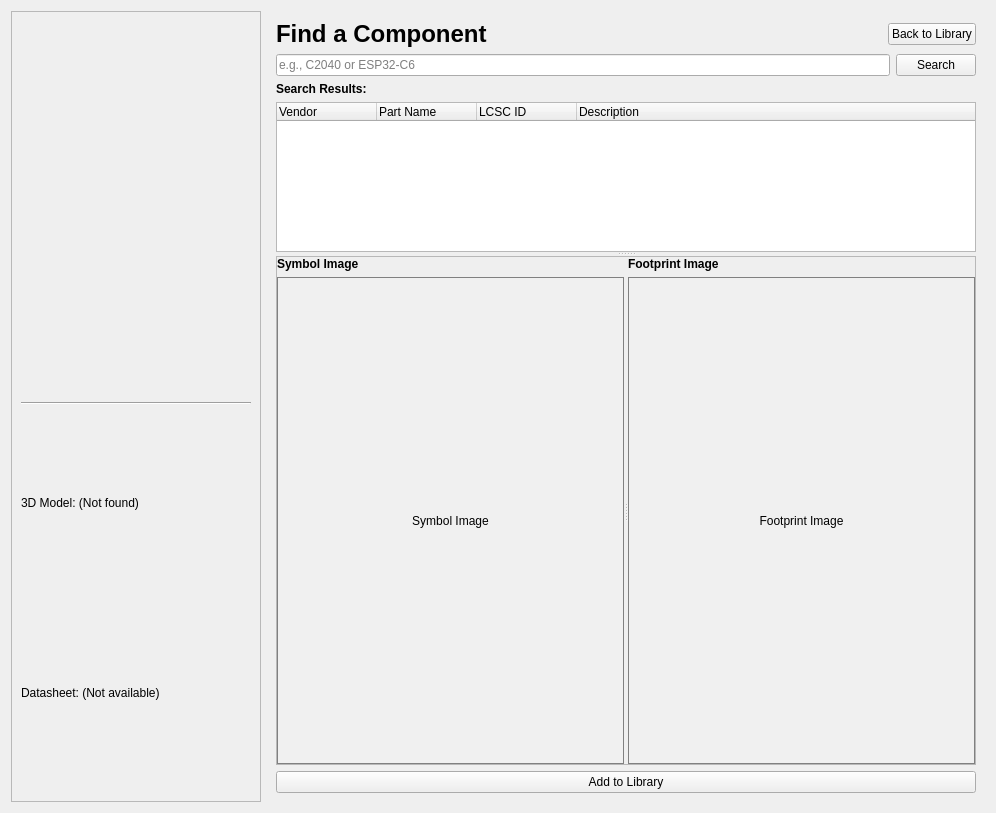
<?xml version="1.0" encoding="UTF-8"?>
<ui version="4.0">
 <class>SearchPage</class>
 <widget class="QWidget" name="SearchPage">
  <property name="geometry">
   <rect>
    <x>0</x>
    <y>0</y>
    <width>996</width>
    <height>813</height>
   </rect>
  </property>
  <property name="windowTitle">
   <string>Form</string>
  </property>
  <layout class="QHBoxLayout" name="horizontalLayout_SearchPage" stretch="1,3">
   <item>
    <widget class="QFrame" name="contextFrame">
     <property name="minimumSize">
      <size>
       <width>250</width>
       <height>0</height>
      </size>
     </property>
     <property name="frameShape">
      <enum>QFrame::StyledPanel</enum>
     </property>
     <layout class="QVBoxLayout" name="verticalLayout_Context">
      <item>
       <widget class="PartInfoWidget" name="part_info_widget" native="true"/>
      </item>
      <item>
       <widget class="HeroImageWidget" name="hero_image_widget" native="true"/>
      </item>
      <item>
       <widget class="Line" name="line_datasheet">
        <property name="orientation">
         <enum>Qt::Horizontal</enum>
        </property>
       </widget>
      </item>
      <item>
       <widget class="QLabel" name="label_3dModelStatus">
        <property name="text">
         <string>3D Model: (Not found)</string>
        </property>
       </widget>
      </item>
      <item>
       <widget class="QLabel" name="datasheetLink">
        <property name="text">
         <string>Datasheet: (Not available)</string>
        </property>
        <property name="openExternalLinks">
         <bool>true</bool>
        </property>
       </widget>
      </item>
      <item>
       <spacer name="verticalSpacer">
        <property name="orientation">
         <enum>Qt::Vertical</enum>
        </property>
       </spacer>
      </item>
     </layout>
    </widget>
   </item>
   <item>
    <layout class="QVBoxLayout" name="verticalLayout_Search" stretch="0,0,0,1">
     <property name="spacing">
      <number>6</number>
     </property>
     <property name="leftMargin">
      <number>9</number>
     </property>
     <property name="topMargin">
      <number>9</number>
     </property>
     <property name="rightMargin">
      <number>9</number>
     </property>
     <property name="bottomMargin">
      <number>9</number>
     </property>
     <item>
      <layout class="QHBoxLayout" name="headerLayout">
       <item>
        <widget class="QLabel" name="label_SearchHeader">
         <property name="text">
          <string>&lt;h1&gt;Find a Component&lt;/h1&gt;</string>
         </property>
        </widget>
       </item>
       <item>
        <spacer name="horizontalSpacer">
         <property name="orientation">
          <enum>Qt::Horizontal</enum>
         </property>
         <property name="sizeHint" stdset="0">
          <size>
           <width>40</width>
           <height>20</height>
          </size>
         </property>
        </spacer>
       </item>
       <item>
        <widget class="QPushButton" name="back_to_library_button">
         <property name="text">
          <string>Back to Library</string>
         </property>
        </widget>
       </item>
      </layout>
     </item>
     <item>
      <layout class="QHBoxLayout" name="horizontalLayout_Search">
       <item>
        <widget class="QLineEdit" name="searchInput">
         <property name="placeholderText">
          <string>e.g., C2040 or ESP32-C6</string>
         </property>
        </widget>
       </item>
       <item>
        <widget class="QPushButton" name="button_Search">
         <property name="text">
          <string>Search</string>
         </property>
        </widget>
       </item>
      </layout>
     </item>
     <item>
      <widget class="QLabel" name="label_SearchResults">
       <property name="font">
        <font>
         <weight>75</weight>
         <bold>true</bold>
        </font>
       </property>
       <property name="text">
        <string>Search Results:</string>
       </property>
      </widget>
     </item>
     <item>
      <widget class="QSplitter" name="search_page_splitter">
       <property name="orientation">
        <enum>Qt::Vertical</enum>
       </property>
       <property name="childrenCollapsible">
        <bool>false</bool>
       </property>
       <widget class="QTreeWidget" name="searchResultsTree">
        <property name="toolTip">
         <string>Select a result to see details below. Double-click to start the review process.</string>
        </property>
        <property name="maximumSize">
         <size>
          <width>16777215</width>
          <height>150</height>
         </size>
        </property>
        <property name="minimumSize">
         <size>
          <width>0</width>
          <height>120</height>
         </size>
        </property>
        <column>
         <property name="text">
          <string>Vendor</string>
         </property>
        </column>
        <column>
         <property name="text">
          <string>Part Name</string>
         </property>
        </column>
        <column>
         <property name="text">
          <string>LCSC ID</string>
         </property>
        </column>
        <column>
         <property name="text">
          <string>Description</string>
         </property>
        </column>
       </widget>
       <widget class="QFrame" name="details_pane_frame">
        <property name="frameShape">
         <enum>QFrame::StyledPanel</enum>
        </property>
        <layout class="QHBoxLayout" name="horizontalLayout_details">
         <property name="leftMargin">
          <number>0</number>
         </property>
         <property name="topMargin">
          <number>0</number>
         </property>
         <property name="rightMargin">
          <number>0</number>
         </property>
         <property name="bottomMargin">
          <number>0</number>
         </property>
         <item>
          <widget class="QSplitter" name="symbol_footprint_splitter">
           <property name="orientation">
            <enum>Qt::Horizontal</enum>
           </property>
           <widget class="QWidget" name="symbol_pane" native="true">
            <layout class="QVBoxLayout" name="verticalLayout_symbol_pane">
             <item>
              <widget class="QLabel" name="image_symbol_label">
               <property name="font">
                <font>
                 <weight>75</weight>
                 <bold>true</bold>
                </font>
               </property>
               <property name="text">
                <string>Symbol Image</string>
               </property>
              </widget>
             </item>
             <item>
              <widget class="QLabel" name="image_symbol">
               <property name="sizePolicy">
                <sizepolicy hsizetype="Expanding" vsizetype="Expanding">
                 <horstretch>0</horstretch>
                 <verstretch>0</verstretch>
                </sizepolicy>
               </property>
               <property name="minimumSize">
                <size>
                 <width>250</width>
                 <height>250</height>
                </size>
               </property>
               <property name="styleSheet">
                <string>QLabel { border: 1px solid gray; background-color: #f0f0f0; }</string>
               </property>
               <property name="text">
                <string>Symbol Image</string>
               </property>
               <property name="alignment">
                <set>Qt::AlignCenter</set>
               </property>
              </widget>
             </item>
            </layout>
           </widget>
           <widget class="QWidget" name="footprint_pane" native="true">
            <layout class="QVBoxLayout" name="verticalLayout_footprint_pane">
             <item>
              <widget class="QLabel" name="image_footprint_label">
               <property name="font">
                <font>
                 <weight>75</weight>
                 <bold>true</bold>
                </font>
               </property>
               <property name="text">
                <string>Footprint Image</string>
               </property>
              </widget>
             </item>
             <item>
              <widget class="QLabel" name="image_footprint">
               <property name="sizePolicy">
                <sizepolicy hsizetype="Expanding" vsizetype="Expanding">
                 <horstretch>0</horstretch>
                 <verstretch>0</verstretch>
                </sizepolicy>
               </property>
               <property name="minimumSize">
                <size>
                 <width>250</width>
                 <height>250</height>
                </size>
               </property>
               <property name="styleSheet">
                <string>QLabel { border: 1px solid gray; background-color: #f0f0f0; }</string>
               </property>
               <property name="text">
                <string>Footprint Image</string>
               </property>
               <property name="alignment">
                <set>Qt::AlignCenter</set>
               </property>
              </widget>
             </item>
            </layout>
           </widget>
          </widget>
         </item>
        </layout>
       </widget>
      </widget>
     </item>
     <item>
      <widget class="QPushButton" name="add_to_library_button">
       <property name="text">
        <string>Add to Library</string>
       </property>
      </widget>
     </item>
    </layout>
   </item>
  </layout>
 </widget>
 <customwidgets>
  <customwidget>
   <class>PartInfoWidget</class>
   <extends>QWidget</extends>
   <header>ui.part_info_widget</header>
   <container>1</container>
  </customwidget>
  <customwidget>
   <class>HeroImageWidget</class>
   <extends>QWidget</extends>
   <header>ui.hero_image_widget</header>
   <container>1</container>
  </customwidget>
 </customwidgets>
 <resources/>
 <connections/>
</ui>
